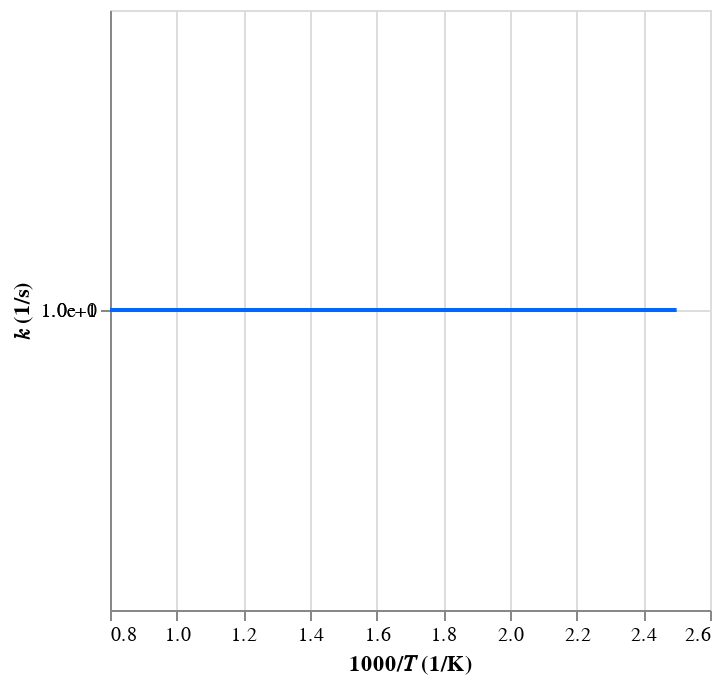

Notebook cell for this chart:
### Code cell
# Display species/reaction by ID
id_ = "51: 1"

#   - Read in expanded mechanism
mech_path = p_.stereo_mechanism(tag, ext="json", path=p_.data(root_path))
mech = automech.io.read(mech_path)

#   - Display the reaction
if ":" in id_:
    automech.display_reactions(mech, chans=[id_])
else:
    automech.display_species(mech, ids=[id_])

### Figure 1 — Vega-Lite specification as saved in the notebook (floating-point values rounded to 4 significant figures; data arrays with more than 128 entries replaced by an {"elided": "..."} marker saying what was removed)
{"config": {"view": {"continuousWidth": 300, "continuousHeight": 300}}, "data": {"name": "data-d1d89c279e4160c772cbbf70fe966f4a"}, "mark": {"type": "line"}, "encoding": {"color": {"value": "#0066ff"}, "x": {"field": "x", "title": "1000/𝑇 (1/K)", "type": "quantitative"}, "y": {"axis": {"format": ".1e", "values": [1, 10]}, "field": "value", "scale": {"type": "log"}, "title": "𝑘 (1/s)", "type": "quantitative"}}, "transform": [{"fold": ["This work"]}], "$schema": "https://vega.github.io/schema/vega-lite/v5.20.1.json", "datasets": {"data-d1d89c279e4160c772cbbf70fe966f4a": {"elided": "500 records"}}}
